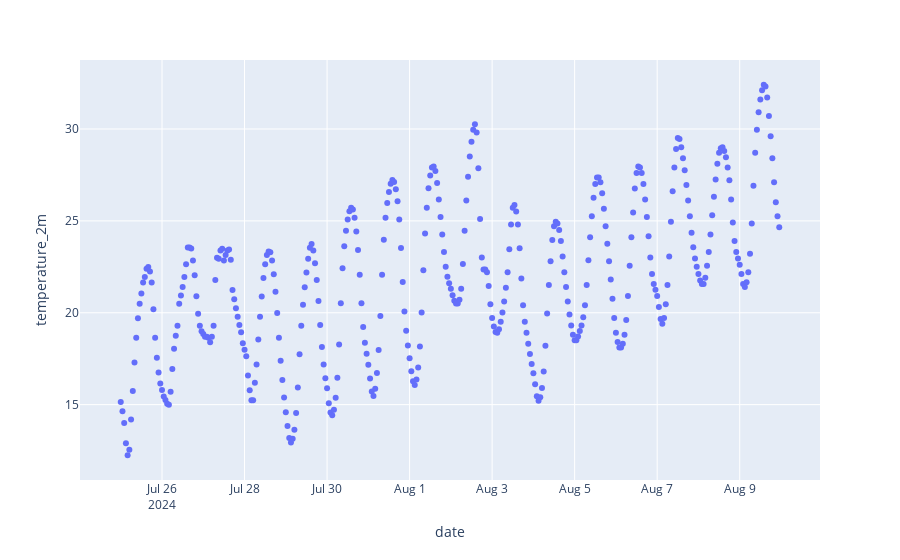

The code cell stored with this chart in its notebook:
### Code cell
fig = px.scatter(df, x="date", y="temperature_2m")
fig.show()

### Figure 1 — Plotly figure (JSON) as saved in the notebook; plotly's stock layout.template omitted (floating-point values rounded to 4 significant figures; data arrays with more than 128 entries replaced by an {"elided": "..."} marker saying what was removed)
{"data": [{"hovertemplate": "date=%{x}<br>temperature_2m=%{y}<extra></extra>", "legendgroup": "", "marker": {"color": "#636efa", "symbol": "circle"}, "mode": "markers", "name": "", "orientation": "v", "showlegend": false, "type": "scatter", "x": {"elided": "384 str values"}, "xaxis": "x", "y": {"elided": "384 float values"}, "yaxis": "y"}], "layout": {"legend": {"tracegroupgap": 0}, "margin": {"t": 60}, "xaxis": {"anchor": "y", "domain": [0, 1], "title": {"text": "date"}}, "yaxis": {"anchor": "x", "domain": [0, 1], "title": {"text": "temperature_2m"}}}}
